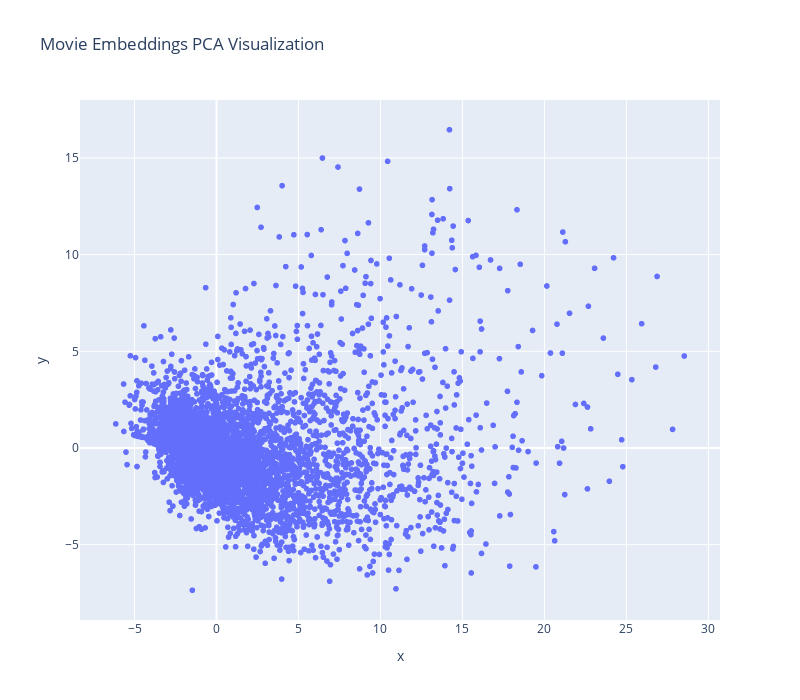

Notebook source saved alongside this figure:
### Markdown cell above
You have already studied PCA, it is a useful technique for dimensionality reduction, but also simply for visualization. Don't forget to scale your embeddings first. To access the embeddings values of your keras model, have a look at the *get_weights()* function.

Compute a PCA on all your movies embeddings, get the 2 first principal components, and do a scatter plot of all the movies on a 2D plane, where each movie is a point defined by the two values of the two first principal components of the PCA from its embedding. Add the titles of the movies to each point of the plot (use plotly to do so it will be clearer), and try to see if you can interpret the axes of the PCA through to different movie genres, like in Figure 3 from the article *Matrix Factorization Techniques for Recommender Systems*.

### Code cell
from sklearn.preprocessing import StandardScaler
from sklearn.decomposition import PCA
import plotly.express as px

#TOFILL
# Get movie embeddings from the model
movie_embeddings = best_model.get_layer('q_i__movie__embedding').get_weights()[0]

# scale the embeddings
scaler = StandardScaler()
embeddings_scaled = scaler.fit_transform(movie_embeddings)

# Apply PCA
pca = PCA(n_components=2)
embeddings_2d = pca.fit_transform(embeddings_scaled)

# Prepare data for plotting
plot_data = []
for new_id in range(nb_movies):
    original_id = reverse_movie_map[new_id]
    title = movies_df[movies_df['movieId'] == original_id]['title'].values[0]
    plot_data.append({
        'x': embeddings_2d[new_id, 0],
        'y': embeddings_2d[new_id, 1],
        'title' : title
    })

plot_df = pd.DataFrame(plot_data)
fig = px.scatter(plot_df, x='x', y='y', hover_data=['title'],
                 title='Movie Embeddings PCA Visualization',
                 width = 800,
                 height=700)
fig.show()

### Figure 1 — Plotly figure (JSON) as saved in the notebook; plotly's stock layout.template omitted (floating-point values rounded to 4 significant figures; data arrays with more than 128 entries replaced by an {"elided": "..."} marker saying what was removed)
{"data": [{"customdata": {"elided": "9724x1 str values"}, "hovertemplate": "x=%{x}<br>y=%{y}<br>title=%{customdata[0]}<extra></extra>", "legendgroup": "", "marker": {"color": "#636efa", "symbol": "circle"}, "mode": "markers", "name": "", "showlegend": false, "type": "scattergl", "x": {"elided": "9724 float values"}, "xaxis": "x", "y": {"elided": "9724 float values"}, "yaxis": "y"}], "layout": {"height": 700, "legend": {"tracegroupgap": 0}, "title": {"text": "Movie Embeddings PCA Visualization"}, "width": 800, "xaxis": {"anchor": "y", "domain": [0, 1], "title": {"text": "x"}}, "yaxis": {"anchor": "x", "domain": [0, 1], "title": {"text": "y"}}}}
